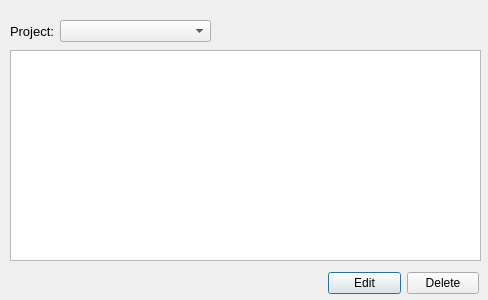
<?xml version="1.0" encoding="UTF-8"?>
<ui version="4.0">
 <class>SelectLogWindow</class>
 <widget class="QDialog" name="SelectLogWindow">
  <property name="geometry">
   <rect>
    <x>0</x>
    <y>0</y>
    <width>488</width>
    <height>300</height>
   </rect>
  </property>
  <property name="windowTitle">
   <string>Dialog</string>
  </property>
  <widget class="QTableWidget" name="tableWidget_log_edit">
   <property name="geometry">
    <rect>
     <x>10</x>
     <y>50</y>
     <width>471</width>
     <height>211</height>
    </rect>
   </property>
  </widget>
  <widget class="QComboBox" name="comboBox_projects">
   <property name="geometry">
    <rect>
     <x>60</x>
     <y>20</y>
     <width>151</width>
     <height>22</height>
    </rect>
   </property>
  </widget>
  <widget class="QLabel" name="label_2">
   <property name="geometry">
    <rect>
     <x>10</x>
     <y>20</y>
     <width>43</width>
     <height>22</height>
    </rect>
   </property>
   <property name="font">
    <font>
     <pointsize>10</pointsize>
     <bold>false</bold>
    </font>
   </property>
   <property name="text">
    <string>Project:</string>
   </property>
  </widget>
  <widget class="QWidget" name="layoutWidget">
   <property name="geometry">
    <rect>
     <x>328</x>
     <y>270</y>
     <width>151</width>
     <height>26</height>
    </rect>
   </property>
   <layout class="QHBoxLayout" name="horizontalLayout">
    <item>
     <widget class="QPushButton" name="pushButton_edit_log">
      <property name="text">
       <string>Edit</string>
      </property>
     </widget>
    </item>
    <item>
     <widget class="QPushButton" name="pushButton_delete_log">
      <property name="text">
       <string>Delete</string>
      </property>
     </widget>
    </item>
   </layout>
  </widget>
 </widget>
 <resources/>
 <connections/>
</ui>
